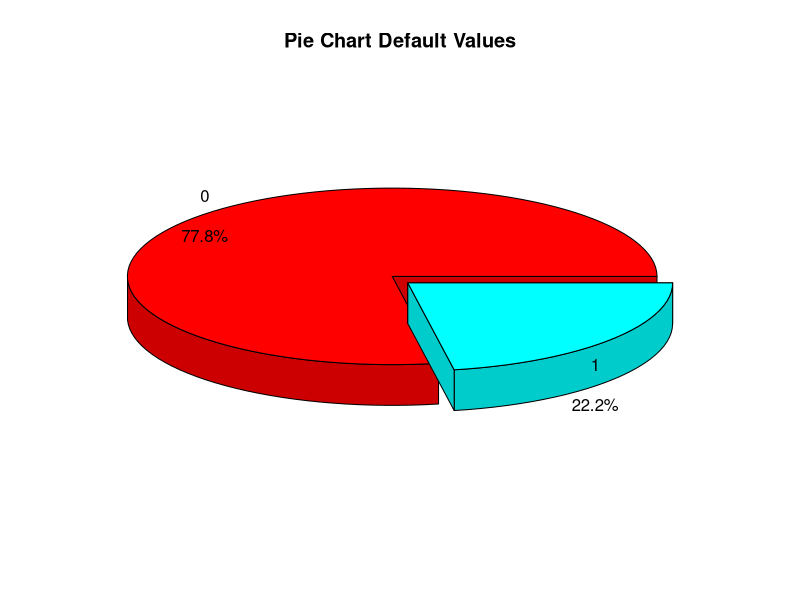
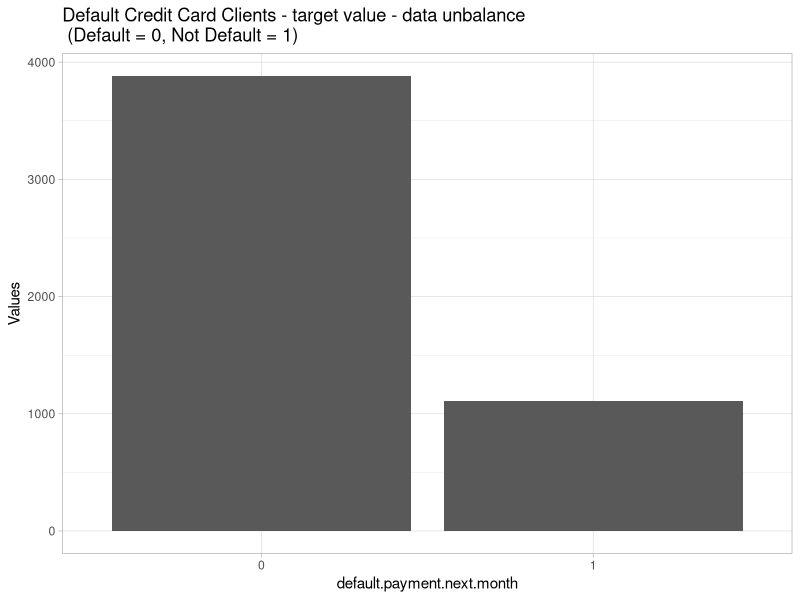
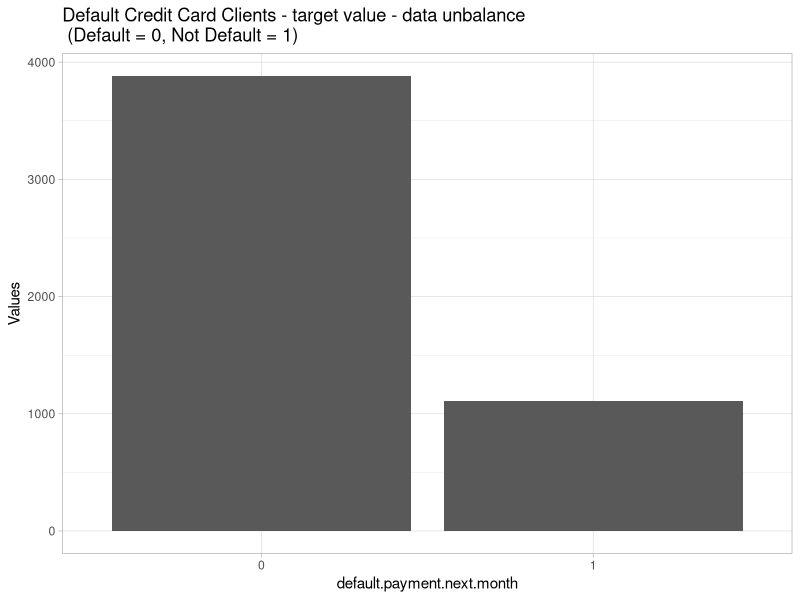
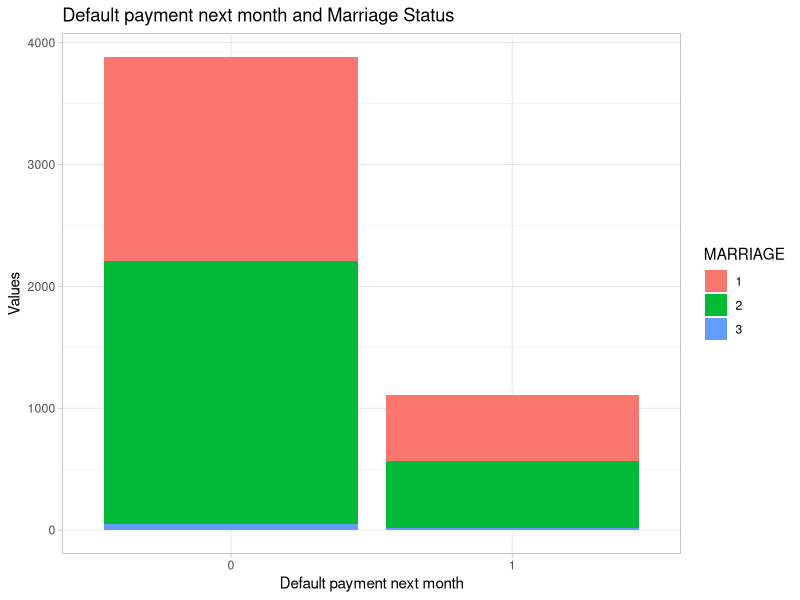
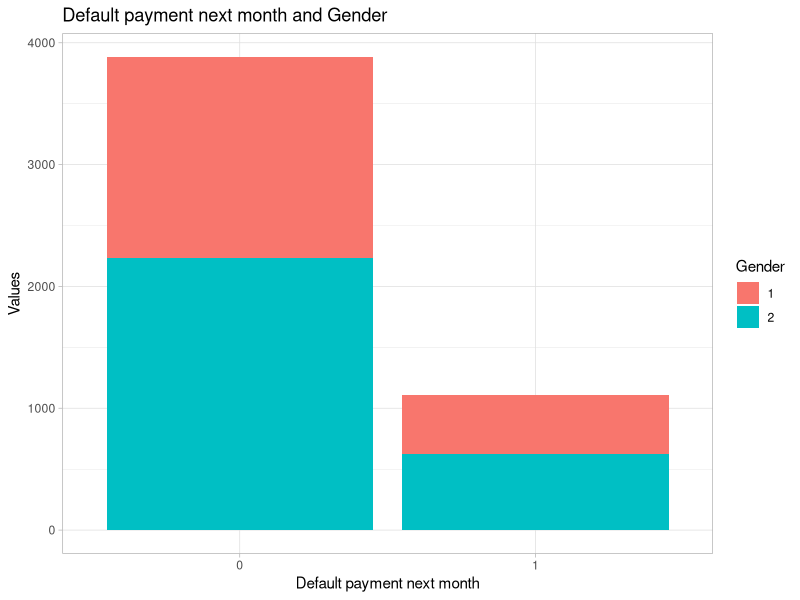
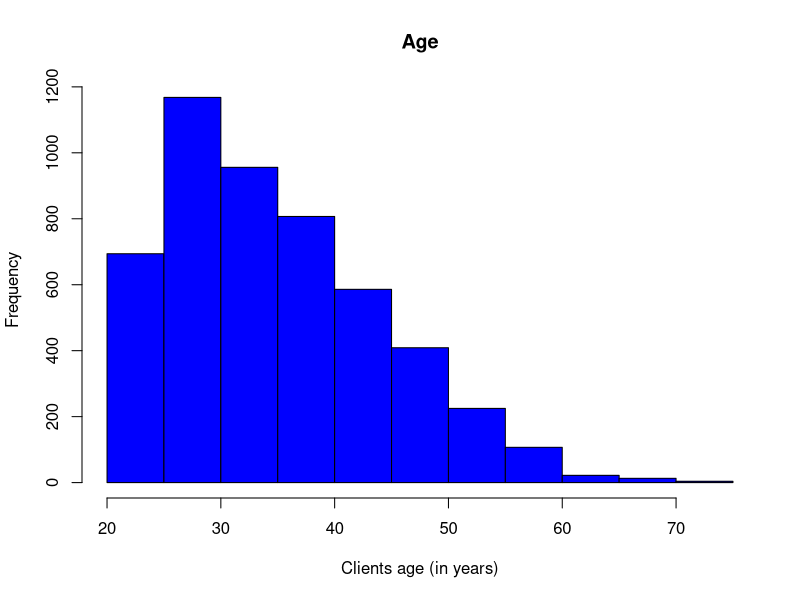
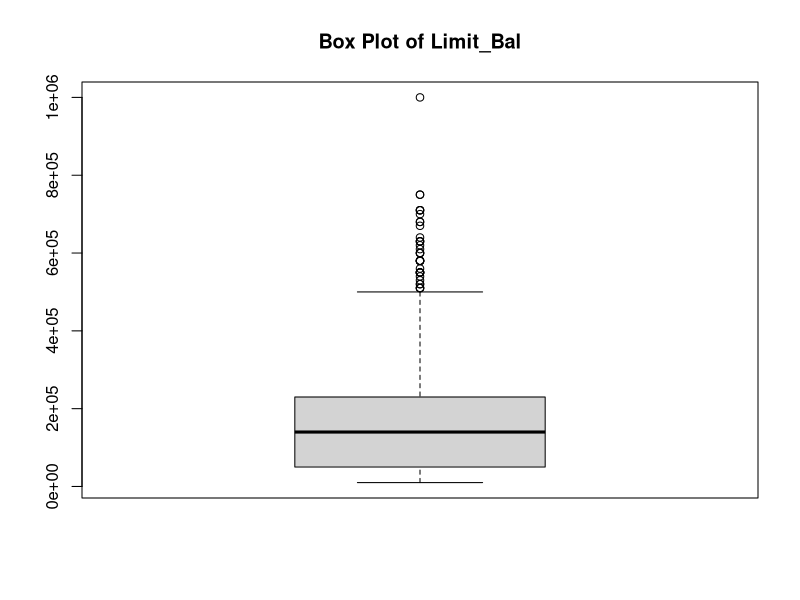
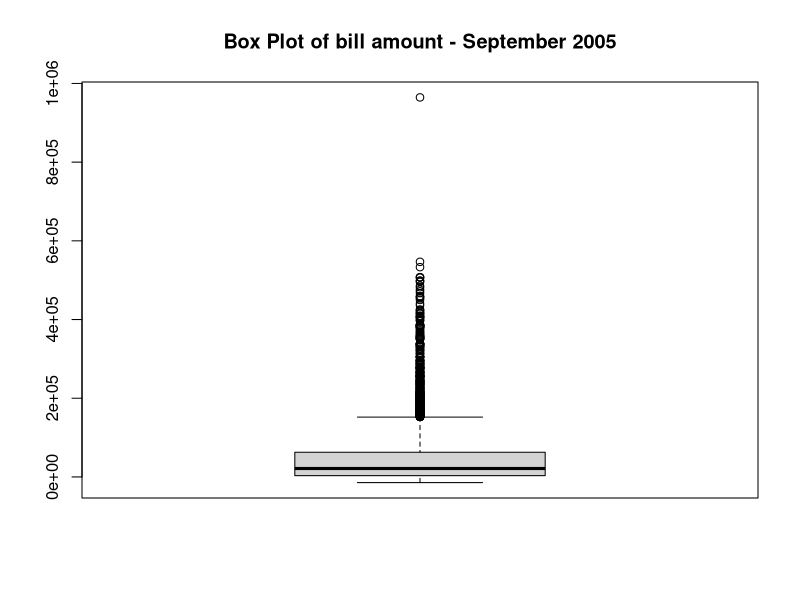

Generate these figures, in order, with R: (Note: this script raises an error after producing the figures.)
                                        #READ DATA
library(readr)
Taiwan <- read_table2("Taiwan defaults - data.txt",
                      col_types = cols(AGE = col_integer(), 
                                       BILL_AMT1 = col_number(), BILL_AMT2 = col_number(), 
                                       BILL_AMT3 = col_number(), BILL_AMT4 = col_number(), 
                                       BILL_AMT5 = col_number(), BILL_AMT6 = col_number(), 
                                       Default = col_factor(levels = c("0", 
                                                                       "1")), Gender = col_factor(levels = c("1", 
                                                                                                             "2")), LIMIT_BAL = col_number(), 
                                       MARRIAGE = col_factor(levels = c("1", 
                                                                        "2","3")), PAY_AMT1 = col_number(), 
                                       PAY_AMT2 = col_number(), PAY_AMT3 = col_number(), 
                                       PAY_AMT4 = col_number(), PAY_AMT5 = col_number(), 
                                       PAY_AMT6 = col_number()))
View(Taiwan)
head(Taiwan)



#eliminate the first column that represents the row number, not a variable:
Taiwan$ROW <- NULL
str(Taiwan)


#Look for the existence of NA:
sum(is.na(Taiwan))

#order dataset by integer,numeric and factor:
TW<-Taiwan[,c(4,1,5:16,2,3,17)]
str(TW)
View(TW)


                                    #STATISTICAL ANALYSIS

summary(TW)

# standard deviation of the variables:
apply(TW[,1:14],2,sd)

# mean:
apply(TW[,1:14],2,mean)

# median:
apply(TW[,1:14],2,median)

# Interquartile Amplitude:
apply(TW[,c(1:14)],2,function(x) quantile(x,0.75)-quantile(x,0.25))

# Variation coeficient:
VC <- function(x){sd(x)/mean(x)}
apply(TW[,c(1:14)],2,VC)



                                  #GRAPHICAL ANALYSIS

#ratio of default value graph
library(plotrix)

#Divide data by default variable value 

plot1 <- c(nrow(TW[TW$Default == 0,1:17]),
           nrow(TW[TW$Default == 1,1:17]))
plot1 <-as.matrix(plot1)


rate <- t(round(plot1/sum(plot1)*100,1))
colnames(rate)<-c(0,1)
names(rate) <-c(0,1)

label<-paste(names(rate),'\n','\n',rate,'%',sep="")
label

#Pie graph
pie3D(rate,explode=0.05,main="Pie Chart Default Values",
      labelcex = 1, radius =1.3,labels=label)

#bar graph
library(ggplot2)
ggplot(TW, aes(x = as.factor(Default))) + geom_bar() + theme_light() + 
        labs(title = "Default Credit Card Clients - target value - data unbalance\n (Default = 0, Not Default = 1)", x = "default.payment.next.month", y = "Values")

#Check data unbalance:

install.packages('ggplot2')
library(ggplot2)
ggplot(TW, aes(x = as.factor(Default))) + geom_bar() + theme_light() + 
        labs(title = "Default Credit Card Clients - target value - data unbalance\n (Default = 0, Not Default = 1)", x = "default.payment.next.month", y = "Values")

# Observe the influence of the variable Marriage on the dependent variable:
ggplot(TW, aes(x = as.factor(Default), fill = MARRIAGE)) + geom_bar() + theme_light() + 
        labs(title = "Default payment next month and Marriage Status", x = "Default payment next month", y = "Values")

# Observe the influence of the variable Gender on the dependent variable
ggplot(TW, aes(x = as.factor(Default), fill = Gender)) + geom_bar() + theme_light() + 
        labs(title = "Default payment next month and Gender", x = "Default payment next month", y = "Values")

#Observe the Age distribution of the people
hist(TW$AGE,main="Age",col="Blue",xlab="Clients age (in years)")

#Observe the distribution of Limit_Bal:
boxplot(TW$LIMIT_BAL,main="Box Plot of Limit_Bal")

#Observe the distribution of the Bill amount of the 6 months:
boxplot(TW$BILL_AMT1,main="Box Plot of bill amount - September 2005")
boxplot(TW$BILL_AMT2,main="Box Plot of bill amount - August 2005")
boxplot(TW$BILL_AMT3,main="Box Plot of bill amount - July 2005")
boxplot(TW$BILL_AMT4,main="Box Plot of bill amount - June 2005")
boxplot(TW$BILL_AMT5,main="Box Plot of bill amount - May 2005")
boxplot(TW$BILL_AMT6,main="Box Plot of bill amount - April 2005")

#Observe the distribution of the Pay Amount of the 6 months:
boxplot(TW$PAY_AMT1,main="Box Plot of the paid amount in September 2005")
boxplot(TW$PAY_AMT2,main="Box Plot of the paid amount in August 2005")
boxplot(TW$PAY_AMT3,main="Box Plot of the paid amount in July 2005")
boxplot(TW$PAY_AMT4,main="Box Plot of the paid amount in June 2005")
boxplot(TW$PAY_AMT5,main="Box Plot of the paid amount in May 2005")
boxplot(TW$PAY_AMT6,main="Box Plot of the paid amount in April 2005")


#Histogram of each variable and default value

#age
library(plyr)
Amu <- ddply(TW, "Default", summarise, grp.mean=mean(AGE))
Ag<-ggplot(TW, aes(x=AGE, color=Default)) +
        geom_histogram(fill="white", position="dodge")+
        geom_vline(data=Amu, aes(xintercept=grp.mean, color=Default),
                   linetype="dashed")
Ag

#Limit bal
LBmu <- ddply(TW, "Default", summarise, grp.mean=mean(LIMIT_BAL))
LB<-ggplot(TW, aes(x=LIMIT_BAL, color=Default)) +
        geom_histogram(fill="white", position="dodge")+
        geom_vline(data=LBmu, aes(xintercept=grp.mean, color=Default),
                   linetype="dashed")
LB

#Barplot

#gender 
Gen<-ggplot(TW, aes(x=Gender, color=Default))+
        geom_bar(fill = "white", position="dodge")

Gen

#Marriage 
Ma<-ggplot(TW, aes(x=MARRIAGE, color=Default))+
        geom_bar(fill = "white", position="dodge")

Ma      

#check correlations between numeric variables

library(GGally)
ggcorr(TW, name="corr", label=T)

#or

library(corrplot)
correlations <- cor(TW[,1:14])
corrplot(correlations, method="ellipse")


                              #Logistic regression

##Fisrt model with all variables:
Mod1res <- glm(Default  ~. ,family = binomial,data=TW)
summary(Mod1res)

AIC(Mod1res)

##Second model: step of the first model
Mod2res <- step(Mod1res)
summary(Mod2res)

#  Coefficients:
#  Estimate Std. Error z value Pr(>|z|)    
#(Intercept) -6.882e-01  7.166e-02  -9.605  < 2e-16 ***
#  LIMIT_BAL   -1.505e-06  3.218e-07  -4.677 2.91e-06 ***
#  BILL_AMT1   -7.631e-06  2.721e-06  -2.804  0.00504 ** 
#  BILL_AMT2    5.372e-06  3.561e-06   1.508  0.13144    
#BILL_AMT3    6.282e-06  2.435e-06   2.579  0.00990 ** 
#  PAY_AMT1    -3.052e-05  7.195e-06  -4.242 2.21e-05 ***
#  PAY_AMT2    -3.921e-05  8.487e-06  -4.620 3.84e-06 ***
#  PAY_AMT4    -1.593e-05  5.451e-06  -2.923  0.00347 ** 
#  MARRIAGE2   -2.890e-01  7.051e-02  -4.099 4.14e-05 ***
#  MARRIAGE3   -2.097e-01  2.947e-01  -0.711  0.47684   


##Third model: update of the second model
Mod3res <- update(Mod2res, ~. -BILL_AMT2)
summary(Mod3res)

#Estimate Std. Error z value Pr(>|z|)    
#(Intercept) -6.891e-01  7.169e-02  -9.611  < 2e-16 ***
#  LIMIT_BAL   -1.527e-06  3.215e-07  -4.749 2.04e-06 ***
#  BILL_AMT1   -4.739e-06  1.764e-06  -2.686  0.00724 ** 
#  BILL_AMT3    8.761e-06  1.927e-06   4.547 5.45e-06 ***
#  PAY_AMT1    -2.693e-05  6.707e-06  -4.016 5.93e-05 ***
#  PAY_AMT2    -4.163e-05  8.348e-06  -4.987 6.12e-07 ***
#  PAY_AMT4    -1.590e-05  5.440e-06  -2.922  0.00348 ** 
#  MARRIAGE2   -2.874e-01  7.049e-02  -4.077 4.57e-05 ***
#  MARRIAGE3   -2.118e-01  2.948e-01  -0.718  0.47247 


##Fourth model: upsate of the third model
Mod4res <- update(Mod3res, ~. -MARRIAGE)
summary(Mod4res)

#Estimate Std. Error z value Pr(>|z|)    
#(Intercept) -8.680e-01  5.709e-02 -15.205  < 2e-16 ***
#  LIMIT_BAL   -1.370e-06  3.180e-07  -4.310 1.63e-05 ***
#  BILL_AMT1   -4.652e-06  1.755e-06  -2.651  0.00803 ** 
#  BILL_AMT3    8.736e-06  1.917e-06   4.556 5.20e-06 ***
#  PAY_AMT1    -2.736e-05  6.727e-06  -4.067 4.77e-05 ***
#  PAY_AMT2    -4.188e-05  8.389e-06  -4.993 5.96e-07 ***
#  PAY_AMT4    -1.618e-05  5.441e-06  -2.973  0.00295 ** 
aic<-c(1:4)
aic[1]<-AIC(Mod1res)
aic[2]<-AIC(Mod2res)
aic[3]<-AIC(Mod3res)
aic[4]<-AIC(Mod4res)
aic<-data.frame(aic)
ind<-c("model1","model2","model3","model4")
colnames(aic)<-c("aic")
aic$ind<-ind

ggplot(data = aic, aes(x=ind,y=aic))+
  geom_point(size = 3)


#Calculation of VIF:
library(car)
vif(Mod3res)

#GVIF Df GVIF^(1/(2*Df))
#LIMIT_BAL  1.204397  1        1.097450
#BILL_AMT1 12.920472  1        3.594506
#BILL_AMT3 13.644397  1        3.693832
#PAY_AMT1   1.236766  1        1.112100
#PAY_AMT2   1.338575  1        1.156968
#PAY_AMT4   1.106314  1        1.051815
#MARRIAGE   1.023254  2        1.005764

#BIll_AMt1,BILL_AMT3 VIF is over 2.5, so it means those variables are correlated with each other

##Fifth model: update of the third model
Mod5res<-update(Mod3res,~. - BILL_AMT1)
summary(Mod5res)


##Sixth model: update of the third model
Mod6res<-update(Mod3res,~. - BILL_AMT3)
summary(Mod6res)


##Seventh model: update of the third mode
Mod7res<-update(Mod3res,~. - BILL_AMT1-BILL_AMT3)
summary(Mod7res)

#Calculation of the AIC and VIF 
AIC(Mod5res)
#[1] 5115.543
vif(Mod5res)
#GVIF Df GVIF^(1/(2*Df))
#LIMIT_BAL 1.202556  1        1.096611
#BILL_AMT3 1.473007  1        1.213675
#PAY_AMT1  1.247127  1        1.116748
#PAY_AMT2  1.324096  1        1.150694
#PAY_AMT4  1.106228  1        1.051774
#MARRIAGE  1.022897  2        1.005676

AIC(Mod6res)

#[1] 5132.431

vif(Mod6res)

#GVIF Df GVIF^(1/(2*Df))
#LIMIT_BAL 1.204557  1        1.097523
#BILL_AMT1 1.345220  1        1.159836
#PAY_AMT1  1.215002  1        1.102271
#PAY_AMT2  1.228401  1        1.108332
#PAY_AMT4  1.101059  1        1.049314
#MARRIAGE  1.023219  2        1.005755
AIC(Mod7res)
#[1] 5150.812

vif(Mod7res)
#GVIF Df GVIF^(1/(2*Df))
#LIMIT_BAL 1.113425  1        1.055190
#PAY_AMT1  1.114695  1        1.055791
#PAY_AMT2  1.123628  1        1.060013
#PAY_AMT4  1.066574  1        1.032750
#MARRIAGE  1.023337  2        1.005784

#Models with lower AIC: Mod2res, Mod3res, Mod5res
#So, we'll do ANOVA chi-squared test to know the best model

anova(Mod1res,Mod2res,Mod3res,Mod5res,test='Chisq')

# Selection of the final model
finalmodel<-Mod5res
summary(finalmodel)

#Check the AUC (Area under the curve):

#install.packages("ROCR")
library(ROCR)
library(caret)

df = as.data.frame(TW)
vec<-as.vector(df[,17])
vecis.vector(vec)

train_test_split<-createDataPartition(y=vec, p = 0.8 , list = FALSE)
data_train<-df[train_test_split,]
data_test<-df[-train_test_split,]

p <- predict(finalmodel, newdata=data_test, type="response")
pr <- prediction(p, data_test$Default)
prf <- performance(pr, measure = "tpr", x.measure = "fpr")
plot(prf,main="ROC curve")


auc <- performance(pr, measure = "auc")
auc <- auc@y.values[[1]]
auc

#install.packages("effects")
library(effects)
plot(allEffects(finalmodel))


confint(finalmodel)
#                2.5 %        97.5 %
#(Intercept) -8.433009e-01 -5.633145e-01
#LIMIT_BAL   -2.262398e-06 -1.003487e-06
#BILL_AMT3    2.652875e-06  5.124315e-06
#PAY_AMT1    -4.096775e-05 -1.403610e-05
#PAY_AMT2    -5.627253e-05 -2.361870e-05
#PAY_AMT4    -2.862625e-05 -7.238096e-06
#MARRIAGE2   -4.231495e-01 -1.470470e-01
#MARRIAGE3   -8.239851e-01  3.382187e-01


#plot probability of the result of Finalmodel


Cfd<- predict(finalmodel)

Taiwanindex<-c(1:nrow(TW))

Cfd<-exp(Cfd)/(1+exp(Cfd))
Cfd<-cbind(Cfd ,Taiwanindex)
Cfd<-data.frame(Cfd)
Cfd$Default<-TW$Default
colnames(Cfd)<-c('probability',"Taiwanindex","Default")
Cfd
finalgraph =ggplot(Cfd, aes(x = Taiwanindex, y = probability)) +
  geom_point(aes(color = Default), size =4) 
#+ geom_point(size = 4) +
#  geom_errorbar(aes(ymax = upr, ymin = lwr))

Meanprob <- ddply(Cfd, "Default", summarise, grp.mean=mean(Cfd))

finalgraph
